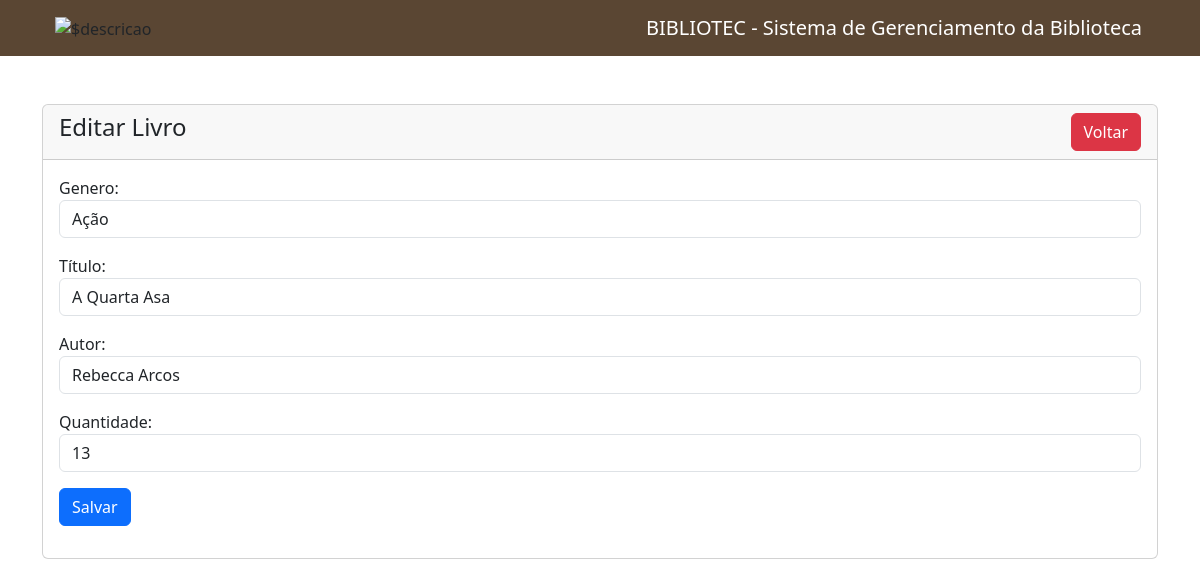
Page /editar-livro.php?id=3 on the committed database.
### tables this page shows
CREATE TABLE `livros` (
  `id_livro` int(11) NOT NULL,
  `titulo` varchar(100) NOT NULL,
  `autor` varchar(100) NOT NULL,
  `genero` varchar(50) NOT NULL,
  `quantidade` int(255) NOT NULL
);

### editar-livro.php (the view, shortened to what this page needs)
<?php
require 'conexao.php';
?>
<!doctype html>
<html lang="en">
  <head>
    <link href="https://cdn.jsdelivr.net/npm/bootstrap@5.3.8/dist/css/bootstrap.min.css" rel="stylesheet">
  </head>
  <body>
    <?php include('navbar.php'); ?>
    <div class="container mt-5">
        <div class="row">
            <div class="col-md-12">
                <div class="card">
                    <div class="card-header">
                        <h4>Editar Livro
                            <a href="listarlivros.php" class="btn btn-danger float-end">Voltar</a>
                        </h4>
                    </div>
                    <div class="card-body">
                        <?php
                        if (isset($_GET['id'])) {
                            $id_livro = mysqli_real_escape_string($conexao, $_GET['id']);
                            $sql = "SELECT * FROM livros WHERE id_livro='$id_livro'";
                            $query = mysqli_query($conexao, $sql);
                            if (mysqli_num_rows($query) > 0) {
                                $livro = mysqli_fetch_array($query);
                        ?>
                        <form action="acoesdolivro.php" method="POST">
                        <div class="mb-3">
                            <label for="">Genero:</label>
                            <select name="genero" value="<?= $livro['genero'] ?>" class="form-control">
                            <option value="Ação">Ação</option>
                            </select>
                        </div>
                        <div class="mb-3">
                            <label>Título:</label>
                            <input type="text" name="titulo" value="<?= $livro['titulo'] ?>" class="form-control">
                        </div>
                        <div class="mb-3">
                            <label>Autor:</label>
                            <input type="text" name="autor" value="<?= $livro['autor'] ?>" class="form-control">
                        </div>
                        <div class="mb-3">
                            <label>Quantidade:</label>
                            <input type="number" name="quantidade" value="<?= $livro['quantidade'] ?>" class="form-control">
                        </div>
                            <div class="mb-3">
                                <button type="submit" name="update_livro" class="btn btn-primary">Salvar</button>
                            </div>
                        </form>
                        <?php
                        } else {
                            echo '<h5>Livro não encontrado</h5>';
                        }
                        }
                        ?>
                    </div>
                </div>
            </div>
        </div>
    </div>
  </body>
</html>

### rows in the picture
livros: genero "Ação", titulo "A Quarta Asa", autor "Rebecca Arcos", quantidade "13"
